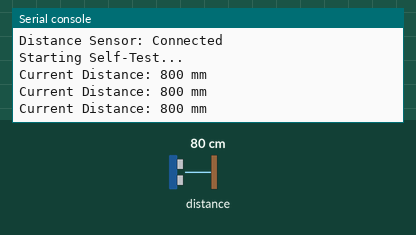
Simulated run of this program. Board: Raspberry Pi Pico running MicroPython. Parts: the last lines printed to the serial console. Inputs (shaded band) come from the test bench; at power-on: distance to the obstacle 80 cm. Library files of the repository ran but are not shown: vl53l0x.py.

Above: at 1.2 s.
1.3 s: distance to the obstacle set to 2 cm
At 1.9 s:
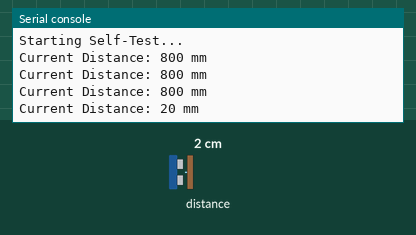
2.8 s: distance to the obstacle set to 4 cm
At 3.5 s:
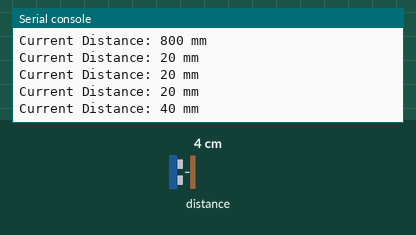
Timing chart, 0 to 5.8 s (numbered marks = the images above; inputs shaded):
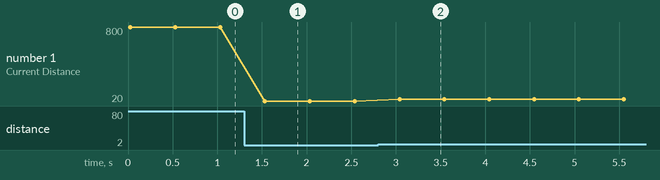

The program:

distance_sensor.py
```python
from machine import I2C, Pin
import time
from vl53l0x import VL53L0X

# 1. Setup the Hardware
# Using I2C1, SDA=GP6, SCL=GP7
i2c = I2C(1, sda=Pin(6), scl=Pin(7))

# 2. Initialize the Sensor
try:
    tof = VL53L0X(i2c)
    print("Distance Sensor: Connected")
except Exception as e:
    print(f"Distance Sensor: Failed to connect! Error: {e}")
    tof = None

def get_mm():
    """Returns distance in millimeters. Returns -1 if sensor is disconnected."""
    if tof is None:
        return -1
    try:
        # Using .range as identified in your library file
        return tof.range
    except:
        return -1

# --- SELF-TEST SECTION ---
# This part only runs if you play THIS file directly.
# It won't run when you import it into main.py later.
if __name__ == "__main__":
    print("Starting Self-Test...")
    while True:
        reading = get_mm()
        if reading == -1:
            print("Error: Sensor not responding.")
        else:
            print(f"Current Distance: {reading} mm")
        time.sleep(0.5)
```

Measured:
- after the input at 1.3 s, the serial console: prints a new line after 0.23 s (image 1)
- after the input at 2.8 s, the serial console: prints a new line after 0.24 s (image 2)
- plotted number 1: 800 → 20 after the input at 1.3 s, 20 → 40 after the input at 2.8 s
